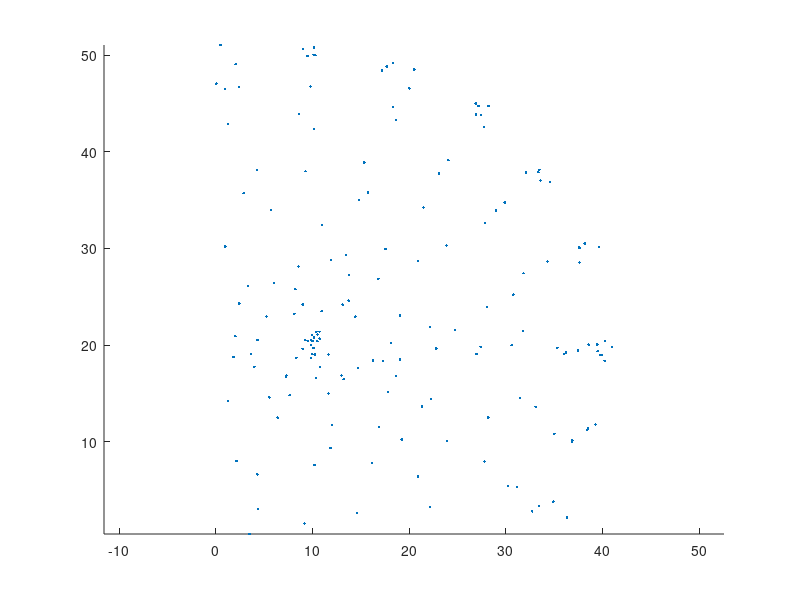

Write MATLAB code to recreate this figure. (Note: this script raises an error after producing the figure.)
function example_spherefit
% Demonstration of least-squares sphere fit.

% Copyright 2011 Levente Hunyadi

example_sphere;

function [x,y,z,x0,y0,z0] = example_sphere
% A sample sphere.

% generate points
xc = 10;
yc = 20;
zc = 10;
%xc = 0; yc = 0; zc = 0;
r = 30;
[x0,y0,z0] = ellipsoid(xc,yc,zc,r,r,r);
x0 = x0(:);
y0 = y0(:);
z0 = z0(:);

% add noise
%RandStream.setDefaultStream(RandStream('mt19937ar','seed',9999));
x = x0 + randn(size(x0));
y = y0 + randn(size(y0));
z = z0 + randn(size(z0));
%plot3(x,y,z,'.'); return;

ix = x > 0 & y > 0 & z > 0;
x = x(ix);
y = y(ix);
z = z(ix);

if nargout < 3
    hold all;
    axis equal;
    plot3(x,y,z,'.');
    [center,radius] = spherefit(x,y,z);
    plot_sphere_part(6,radius,center,x,y,z);
   	%sphere_gd(6,radius,center);
    hold off;
end